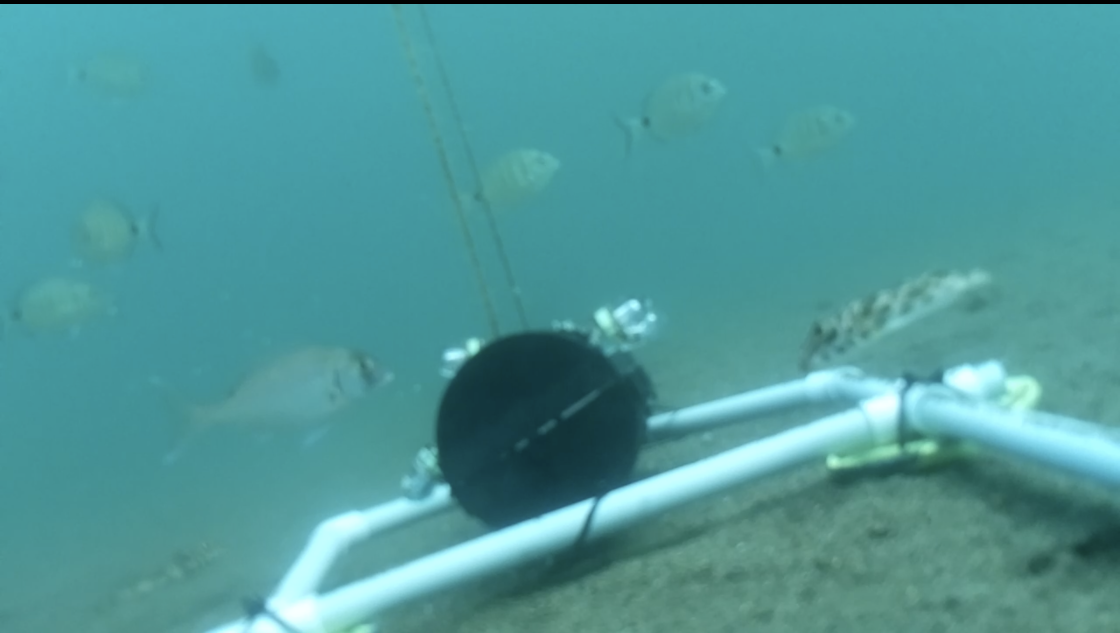
#> input picture src/fish_detection/input/photo.png, 3360 x 1898 px (shown at 1/3 size)
$ python -i color_correcting.py   (imports and definitions only)
#> lines starting #> are read from the running program, lines starting #| are printed output that depends on the picture
#> further down, picture is the input picture: shape (1898, 3360, 3); mean B, G, R 153.7, 151.6, 78.4
# This code is based on an example from bornfree's GitHub repository.
# Original code: https://github.com/bornfree/dive-color-corrector/blob/main/correct.py
# Modifications were made to adapt it to our specific needs.

import math

import cv2
import numpy as np

THRESHOLD_RATIO = 2000
MIN_AVG_RED = 60
MAX_HUE_SHIFT = 120
BLUE_MAGIC_VALUE = 1.2


def _hue_shift_red(mat, h):
    U = math.cos(h * math.pi / 180)
    W = math.sin(h * math.pi / 180)

    r = (0.299 + 0.701 * U + 0.168 * W) * mat[..., 0]
    g = (0.587 - 0.587 * U + 0.330 * W) * mat[..., 1]
    b = (0.114 - 0.114 * U - 0.497 * W) * mat[..., 2]

    return np.dstack([r, g, b])


def _normalizing_interval(array):
    high = 255
    low = 0
    max_dist = 0

    for i in range(1, len(array)):
        dist = array[i] - array[i - 1]
        if dist > max_dist:
            max_dist = dist
            high = array[i]
            low = array[i - 1]

    return (low, high)


def _apply_filter(mat, filt):
    r = mat[..., 0]
    g = mat[..., 1]
    b = mat[..., 2]

    r = r * filt[0] + g * filt[1] + b * filt[2] + filt[4] * 255
    g = g * filt[6] + filt[9] * 255
    b = b * filt[12] + filt[14] * 255

    filtered_mat = np.dstack([r, g, b])
    filtered_mat = np.clip(filtered_mat, 0, 255).astype(np.uint8)

    return filtered_mat


def _get_filter_matrix(mat: np.ndarray) -> np.ndarray:
    mat = cv2.resize(mat, (256, 256))
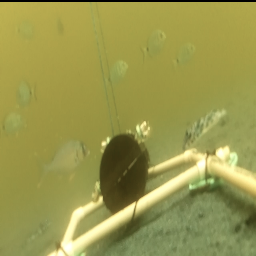
#> mat: shape (256, 256, 3); mean of channels 0, 1, 2 78.2, 151.3, 153.4; drawn as B, G, R

    # Get average values of RGB
    avg_mat = np.array(cv2.mean(mat)[:3], dtype=np.uint8)
#> avg_mat = [78, 151, 153]

    # Find hue shift so that average red reaches MIN_AVG_RED
    new_avg_r = avg_mat[0]
#> new_avg_r = 78
    hue_shift = 0
    while new_avg_r < MIN_AVG_RED:
        shifted = _hue_shift_red(avg_mat, hue_shift)
        new_avg_r = np.sum(shifted)
        hue_shift += 1
        if hue_shift > MAX_HUE_SHIFT:
            new_avg_r = MIN_AVG_RED
#> this loop made 0 passes
#> after the loop, hue_shift = 0

    # Apply hue shift to whole image and replace red channel
    shifted_mat = _hue_shift_red(mat, hue_shift)
#> in _hue_shift_red, `U = math.cos(h * math.pi / 180)`: U = 1
#> in _hue_shift_red, `W = math.sin(h * math.pi / 180)`: W = 0
#> in _hue_shift_red, `r = (0.299 + 0.701 * U + 0.168 * W) * mat[..., 0]`:
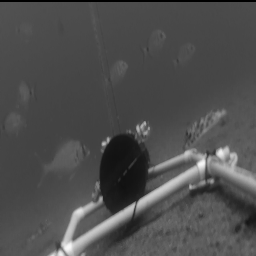
#> r: shape (256, 256) float64; min 0, max 248, mean 78.2
#> in _hue_shift_red, `g = (0.587 - 0.587 * U + 0.330 * W) * mat[..., 1]`: g: shape (256, 256) float64; every value is 0
#> in _hue_shift_red, `return np.dstack([r, g, b])`:
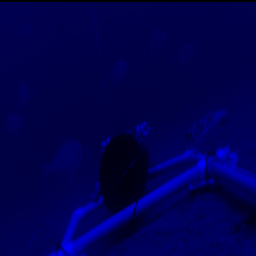
#> returned value: shape (256, 256, 3) float64; mean of channels 0, 1, 2 78.2, 0, 0; drawn as B, G, R
    new_r_channel = np.sum(shifted_mat, axis=2)
    new_r_channel = np.clip(new_r_channel, 0, 255)
    mat[..., 0] = new_r_channel

    # Get histogram of all channels
    hist_r = hist = cv2.calcHist([mat], [0], None, [256], [0, 256])
#> hist_r = 256 values, max 4053 at index 72, min 0 at index 1, mean 256; hist has the same summary as hist_r
    hist_g = hist = cv2.calcHist([mat], [1], None, [256], [0, 256])
#> hist_g = 256 values, max 2963 at index 148, min 0 at index 1, mean 256; hist has the same summary as hist_g
    hist_b = hist = cv2.calcHist([mat], [2], None, [256], [0, 256])
#> hist_b = 256 values, max 2348 at index 153, min 0 at index 1, mean 256; hist has the same summary as hist_b

    normalize_mat = np.zeros((256, 3))
    threshold_level = (mat.shape[0] * mat.shape[1]) / THRESHOLD_RATIO
#> threshold_level = 32.77
    for x in range(256):
        if hist_r[x] < threshold_level:
            normalize_mat[x][0] = x

        if hist_g[x] < threshold_level:
            normalize_mat[x][1] = x

        if hist_b[x] < threshold_level:
            normalize_mat[x][2] = x
#> after the loop, normalize_mat = 256 rows, first 8: [0, 0, 0], [1, 1, 1], [2, 2, 2], [3, 3, 3], [4, 4, 4], [5, 5, 5], [6, 6, 6], [7, 7, 7]

    normalize_mat[255][0] = 255
    normalize_mat[255][1] = 255
    normalize_mat[255][2] = 255

    adjust_r_low, adjust_r_high = _normalizing_interval(normalize_mat[..., 0])
#> the loop in _normalizing_interval, `for i in range(1, len(array)):` made 255 passes
#> dist on passes 1 to 12: 1, 1, 1, 1, 1, 1, 1, 1, 1, 1, 1, 1
#> after the loop in _normalizing_interval, `for i in range(1, len(array)):`: high = 202; low = 0; max_dist = 202
#> adjust_r_low = 0; adjust_r_high = 202
    adjust_g_low, adjust_g_high = _normalizing_interval(normalize_mat[..., 1])
#> the loop in _normalizing_interval (call 2), `for i in range(1, len(array)):` made 255 passes
#> adjust_g_low = 0; adjust_g_high = 255
    adjust_b_low, adjust_b_high = _normalizing_interval(normalize_mat[..., 2])
#> adjust_b_low = 0; adjust_b_high = 255

    shifted = _hue_shift_red(np.array([1, 1, 1]), hue_shift)
#> shifted = [[1, 0, 0]]
    shifted_r, shifted_g, shifted_b = shifted[0][0]
#> shifted_r = 1; shifted_g = 0; shifted_b = 0

    red_gain = 256 / (adjust_r_high - adjust_r_low)
#> red_gain = 1.27
    green_gain = 256 / (adjust_g_high - adjust_g_low)
#> green_gain = 1
    blue_gain = 256 / (adjust_b_high - adjust_b_low)
#> blue_gain = 1

    redOffset = (-adjust_r_low / 256) * red_gain
#> redOffset = 0
    greenOffset = (-adjust_g_low / 256) * green_gain
#> greenOffset = 0
    blueOffset = (-adjust_b_low / 256) * blue_gain
#> blueOffset = 0

    adjust_red = shifted_r * red_gain
#> adjust_red = 1.27
    adjust_red_green = shifted_g * red_gain
#> adjust_red_green = 0
    adjust_red_blue = shifted_b * red_gain * BLUE_MAGIC_VALUE
#> adjust_red_blue = 0

    return np.array(
        [
            adjust_red,
            adjust_red_green,
            adjust_red_blue,
            0,
            redOffset,
            0,
            green_gain,
            0,
            0,
            greenOffset,
            0,
            0,
            blue_gain,
            0,
            blueOffset,
            0,
            0,
            0,
            1,
            0,
        ]
    )


def correct_img(mat: np.ndarray) -> np.ndarray:
    original_mat = mat.copy()
    rgb_mat = cv2.cvtColor(original_mat, cv2.COLOR_BGR2RGB)

    filter_matrix = _get_filter_matrix(rgb_mat)
#> filter_matrix = 20 values, max 1.27 at index 0, min 0 at index 1, mean 0.214

    corrected_mat = _apply_filter(rgb_mat, filter_matrix)
#> in _apply_filter, `r = mat[..., 0]`:
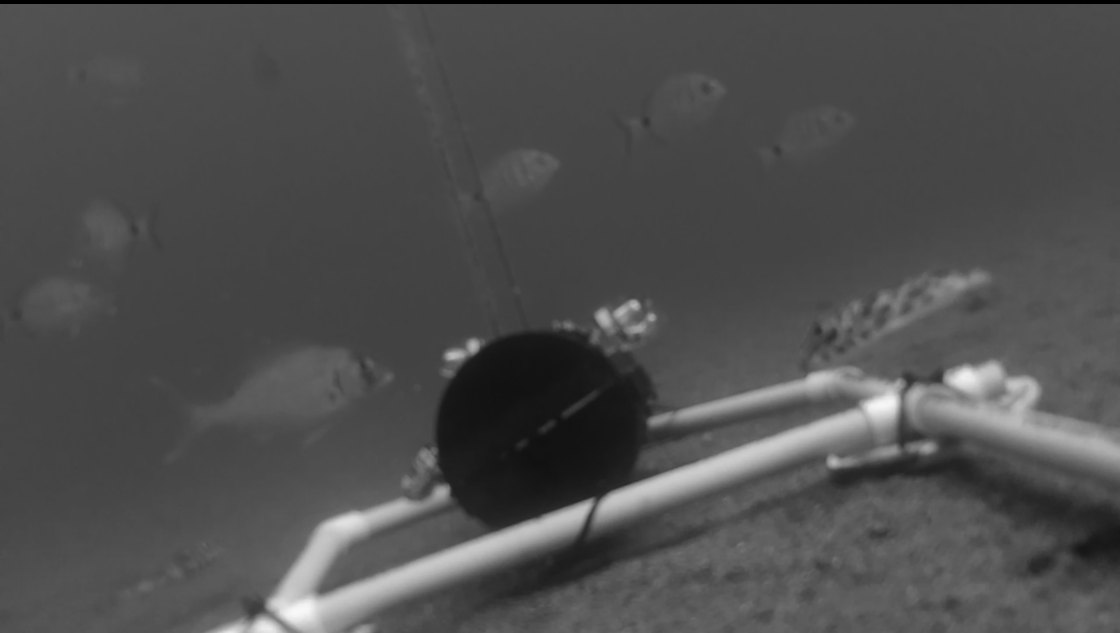
#> r: shape (1898, 3360) (shown at 1/3 size); min 0, max 248, mean 78.4
#> in _apply_filter, `g = mat[..., 1]`:
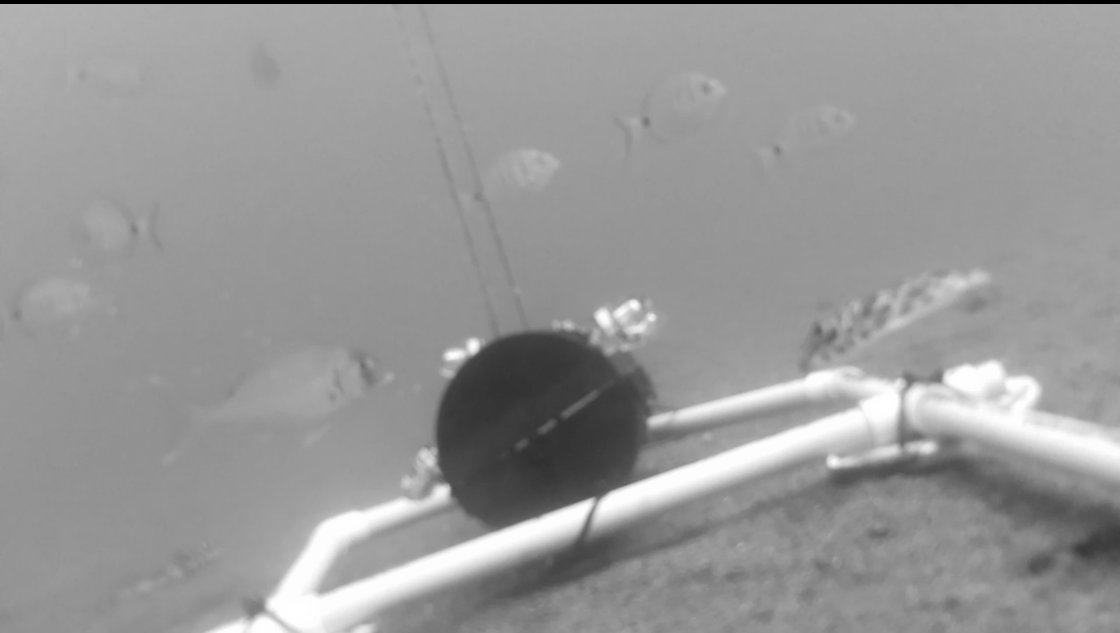
#> g: shape (1898, 3360) (shown at 1/3 size); min 0, max 255, mean 151.6
#> in _apply_filter, `filtered_mat = np.dstack([r, g, b])`:
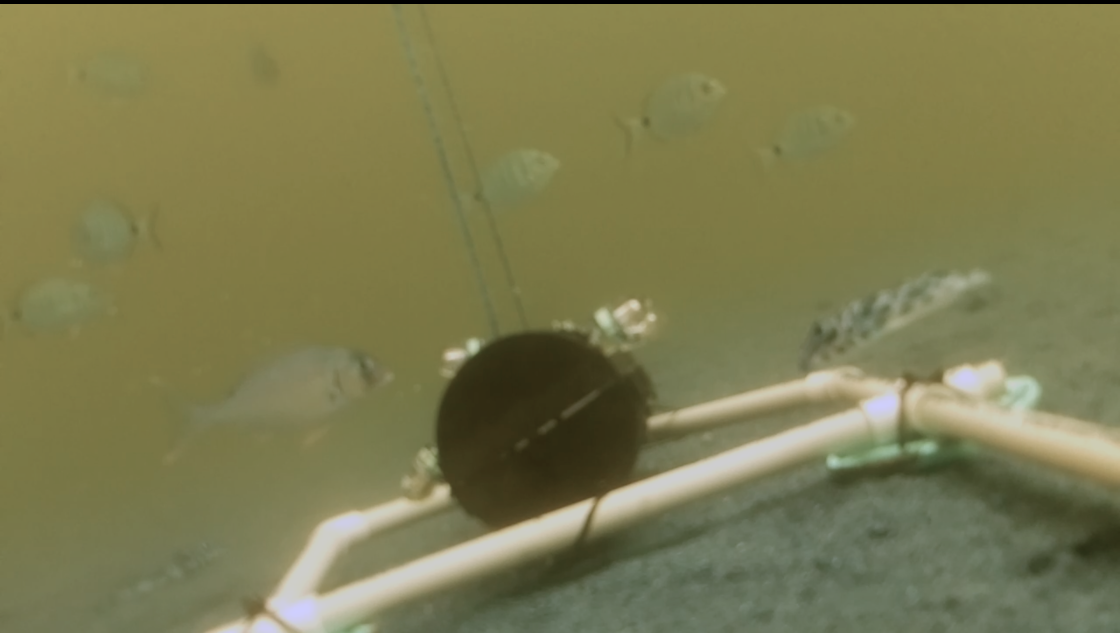
#> filtered_mat: shape (1898, 3360, 3) float64 (shown at 1/3 size); mean of channels 0, 1, 2 99.3, 152.2, 154.3; drawn with min black and max white
#> in _apply_filter, `filtered_mat = np.clip(filtered_mat, 0, 255).astype(np.uint8)`:
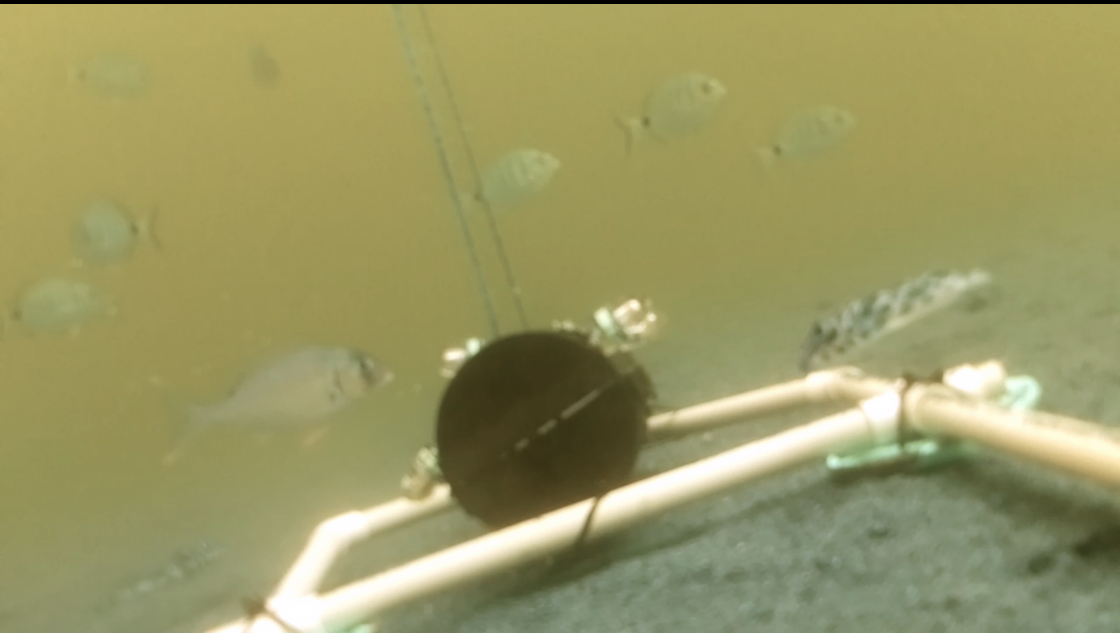
#> filtered_mat: shape (1898, 3360, 3) (shown at 1/3 size); mean of channels 0, 1, 2 98.7, 151.6, 153.7; drawn as B, G, R
    corrected_mat = cv2.cvtColor(corrected_mat, cv2.COLOR_RGB2BGR)

    return corrected_mat

>>> import cv2
>>> picture = cv2.imread('../fish_detection/input/photo.png')
>>> result = correct_img(picture)
